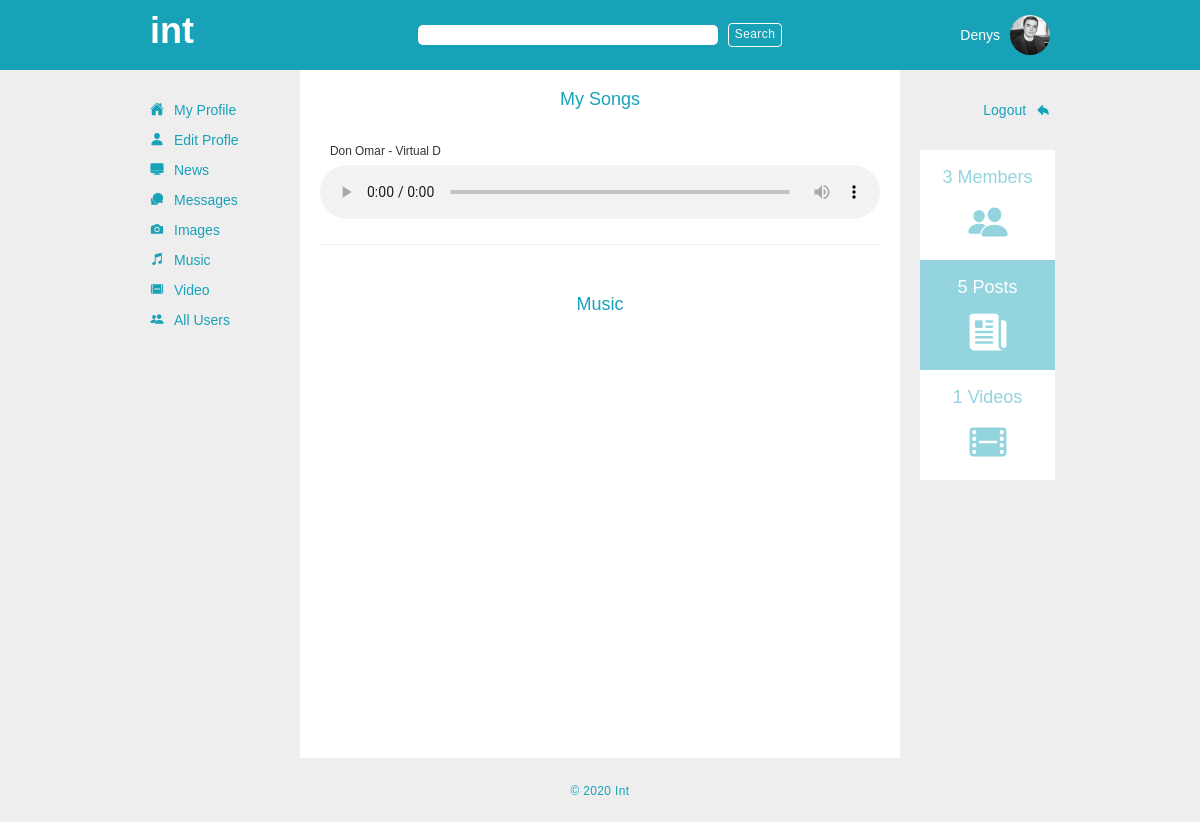
Screenshot of /music/ (signed in) with the database file from the repository.
### app_one/models.py (models this page shows, shortened)
class User(models.Model):
    first_name = models.CharField(max_length = 255)
    last_name = models.CharField(max_length = 255)
    initials = 	models.CharField(max_length = 10, blank=True, null = True)
    birth_date = models.DateField(blank=True, null=True)
    avatar = models.ImageField(upload_to='avatars', default='avatars/no_avatar.png')	#upload to avatars is a directory inside media directory, it will go like media/avatars
    email = models.TextField()
    phone_num = models.CharField(default='', max_length = 255)
    about = models.TextField(default='')
    password = models.TextField()
    location = models.CharField(max_length = 255, blank=True, null = True)
    has_message=models.IntegerField(default=0)
    created_at = models.DateTimeField(auto_now_add = True)
    updated_at = models.DateTimeField(auto_now = True)
    objects = UserManager()

class Post(models.Model):
    content = models.TextField()
    post_image = models.ImageField(upload_to='post_images', default=None, blank=True, null = True)
    post_song = models.FileField(upload_to='music', default=None, blank=True, null = True)
    poster = models.ForeignKey(User, related_name = 'poster', on_delete=models.CASCADE)
    likes = models.ManyToManyField(User, related_name = 'posts_liked')
    created_at = models.DateTimeField(auto_now_add = True)
    updated_at = models.DateTimeField(auto_now = True)
    objects = PostManager()

### app_one/views.py (the view)
# urls.py: path('music/', views.music),
def music(request):
    cur_user = User.objects.get(id = request.session['user_id'])
    all_posts = Post.objects.exclude(poster = cur_user )
    context = {
        'cur_user':cur_user,
        'all_posts':all_posts,
        'all_available_posts': Post.objects.all(),
        'all_users': User.objects.all(),
        'all_videos': Video_item.objects.all()
    }
    return render(request, 'music.html', context)

### app_one/templates/music.html (shortened to what this page needs)
{% load embed_video_tags %}
<!DOCTYPE html>
<html lang="en">
<head>
    {% include 'head.html' %}
</head>
<body>
    <div class="outer_container">
        {% include 'search.html' %}
        <div class="inner_container">
            <div class="inner">
                {% include 'navbar.html' %}
                <div class="main_container">
                    <div class="page_title_container">
                        <h4>My Songs</h4>
                    </div>
                    <div class="users_music_container">
                        {% for eachpost in cur_user.poster.all %}
                            {% if eachpost.post_song %}
                                <div class="player-box">
                                    <small>{{ eachpost.content|slice:":20"}}</small>
                                    <audio controls>
                                        <source src="{{ MEDIA_URL }}{{ eachpost.post_song }}" type="audio/mpeg">
                                    </audio>
                                </div>
                                <hr>
                            {% endif%}
                        {% endfor %}
                    </div>
                    <div class="page_title_container">
                        <h4>Music</h4>
                    </div>
                    <div class="users_music_container">
                    </div>
                </div>
                {% include 'sidebar.html' %}
            </div>
        </div>
    {% include 'footer.html' %}
    </div>
</body>
</html>

### app_one/templates/search.html (shortened to what this page needs)
<div id="search_bar_container">
    <div id="search_bar">
        <div class="logo_container">
            <a href="/dashboard/"><h1 class="logotip">int</h1></a>
        </div>
        <div class="form_search_container">
            <div class="form_items">
                <form action="/search/" method="GET" class="form-inline">
                    <input class="search_bar1" type="search" name="results">
                    <button class="btn btn-outline-light search_bar1_btn" type="submit">Search</button>
                </form>
            </div>
        </div>
        <div class="current_user_container">
            {% if request.session.user_id != null %}
            <div class="cur_user_name_container">
                <p><a href="/user/{{ cur_user.id }}/profile/">{{ cur_user.first_name }}</a></p>
            </div>
            <div class="cur_user_photo_container">
                <a href="/user/{{ cur_user.id }}/profile/"><img src="{{ MEDIA_URL }}{{ cur_user.avatar }}" alt="avatar"></a>
            </div>
            {% endif %}
        </div>
    </div>
</div>

### app_one/static/css/style.css (style rules this page uses)
* { margin: 0; padding: 0; -webkit-box-sizing: border-box; box-sizing: border-box; font-family: Arial, Helvetica, sans-serif; }
audio { outline: none; width: 100%; margin-top: 5px; }
p { margin-top: 0; margin-bottom: 0; }
a { color: #17a2b8; }
.outer_container { width: 100%; height: 100%; min-height: 92vh; background-color: #eeeeee; }
#search_bar_container { width: 100%; height: 70px; background-color: #17a2b8; }
#search_bar_container #search_bar { width: 900px; height: 70px; margin: 0 auto; display: -webkit-box; display: -ms-flexbox; display: flex; -webkit-box-align: center; -ms-flex-align: center; align-items: center; -webkit-box-pack: justify; -ms-flex-pack: justify; justify-content: space-between; }
#search_bar_container #search_bar .logo_container { -webkit-box-flex: 1; -ms-flex: 1; flex: 1; color: #fff; padding-bottom: 18px; }
#search_bar_container #search_bar .logo_container a { color: #fff; }
#search_bar_container #search_bar .logo_container a .logotip { color: #fff; font-weight: 900; }
#search_bar_container #search_bar .form_search_container { -webkit-box-flex: 3; -ms-flex: 3; flex: 3; }
#search_bar_container #search_bar .form_search_container .form_items { display: -webkit-box; display: -ms-flexbox; display: flex; -webkit-box-align: center; -ms-flex-align: center; align-items: center; -ms-flex-pack: distribute; justify-content: space-around; }
#search_bar_container #search_bar .form_search_container .form_items form .search_bar1 { outline: none; border: none; min-width: 300px; border-radius: 5px; margin-right: 10px; }
#search_bar_container #search_bar .form_search_container .form_items form .search_bar1_btn { padding: 0; border: 1px solid #fff; font-size: 12px; padding: 2px 6px; letter-spacing: 0.4px; }
#search_bar_container #search_bar .current_user_container { -webkit-box-flex: 1; -ms-flex: 1; flex: 1; display: -webkit-box; display: -ms-flexbox; display: flex; -webkit-box-align: center; -ms-flex-align: center; align-items: center; -webkit-box-pack: end; -ms-flex-pack: end; justify-content: flex-end; }
#search_bar_container #search_bar .current_user_container .cur_user_name_container { margin-right: 10px; }
#search_bar_container #search_bar .current_user_container .cur_user_name_container p a { color: #fff; }
#search_bar_container #search_bar .current_user_container .cur_user_photo_container img { width: 40px; height: 40px; border-radius: 50%; -o-object-fit: cover; object-fit: cover; }
.inner_container { width: 900px; margin: auto; min-height: 86vh; }
.inner { display: -webkit-box; display: -ms-flexbox; display: flex; -webkit-box-pack: justify; -ms-flex-pack: justify; justify-content: space-between; width: 900px; margin: 0 auto; height: 100%; }
.main_container { background-color: #fff; width: 600px; margin: auto; min-height: 86vh; }
.main_container .page_title_container { padding: 10px; text-align: center; color: #17a2b8; font-weight: 900; }
.hydrated { visibility: inherit; margin-bottom: -2px; }
.users_music_container { padding: 10px 20px; }
.users_music_container small { padding-left: 10px; }

### rows the page displays
User: first_name "Denys", avatar (picture)
Post: content "Don Omar - Virtual D"

### other values shown
{{ all_users.count }} "3"
{{ all_available_posts.count }} "5"
{{ all_videos.count }} "1"
